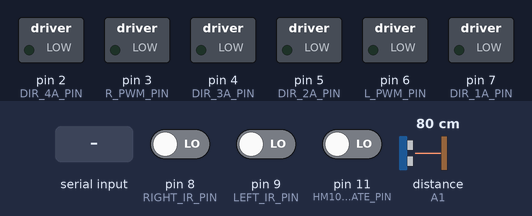
This program was run on a simulated Arduino Uno, built with avr-gcc and run on an emulated ATmega328P. On the bench: switched loads named in the program (green lamp = pin HIGH). Inputs (shaded band) come from the test bench; at power-on: pin 11 (HM10_STATE_PIN) LOW, pin 8 (RIGHT_IR_PIN) LOW, pin 9 (LEFT_IR_PIN) LOW, distance to the obstacle (sensor on A1) 80 cm. The echo pulse lasts 58.3 µs per cm; pins used as bus, display or sensor lines are not drawn.

Above: at 2.2 s.
2.3 s: pin 11 (HM10_STATE_PIN) driven HIGH
At 3.72 s:
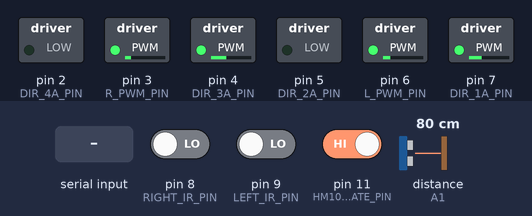
5.3 s: "90,45,200\n" received over the second serial link
At 6.5 s:
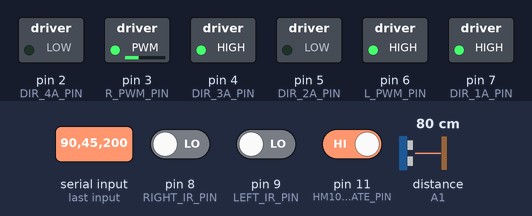
6.8 s: pin 11 (HM10_STATE_PIN) driven LOW
At 8.5 s:
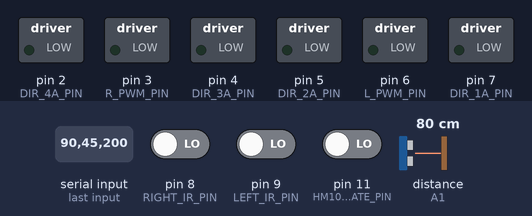
9.8 s: "30,150,10\n" received over the second serial link
At 11.0 s:
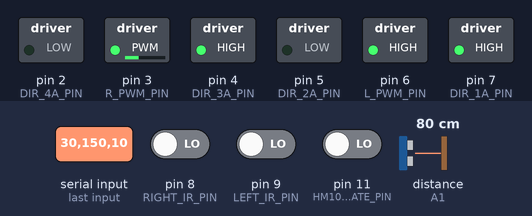
11.3 s: pin 8 (RIGHT_IR_PIN) driven HIGH and pin 11 (HM10_STATE_PIN) driven HIGH
At 13.5 s:
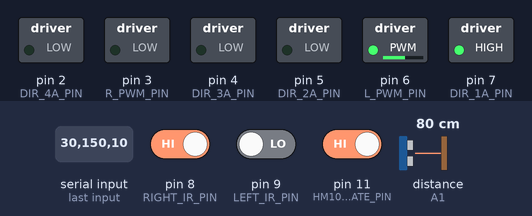
14.3 s: "30,150\n" received over the second serial link
At 14.7 s:
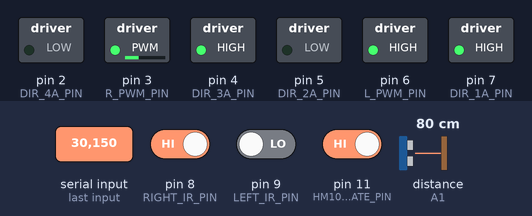
Timing chart, 0 to 16.8 s (numbered marks = the images above; inputs shaded):
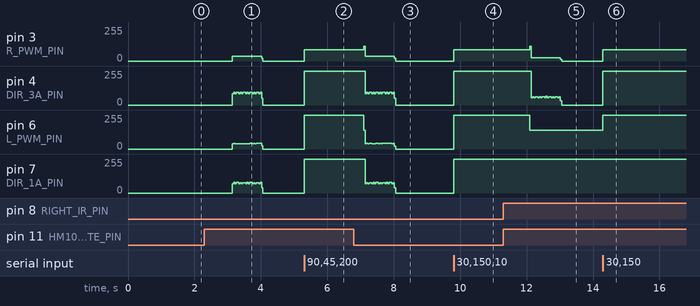

Measured:
- after the input at 5.3 s, pin 3 (R_PWM_PIN): 0/255 → 85/255 at once; pin 4 (DIR_3A_PIN), pin 6 (L_PWM_PIN), pin 7 (DIR_1A_PIN): 0/255 → 255/255 at once
- after the input at 9.8 s, pin 3 (R_PWM_PIN): 0/255 → 85/255 at once; pin 4 (DIR_3A_PIN), pin 6 (L_PWM_PIN), pin 7 (DIR_1A_PIN): 0/255 → 255/255 at once
- after the input at 14.3 s, pin 3 (R_PWM_PIN): 0/255 → 85/255 at once; pin 4 (DIR_3A_PIN): 0/255 → 255/255 at once; pin 6 (L_PWM_PIN): 140/255 → 255/255 at once

The program:

main.cpp
```cpp
#include <Arduino.h>
#include <SoftwareSerial.h>

// HC-SR04
#define TRIGGERPIN A0
#define ECHOPIN A1

// L298N
#define R_PWM_PIN 3
#define DIR_3A_PIN 4
#define DIR_4A_PIN 2
#define L_PWM_PIN 6
#define DIR_1A_PIN 7
#define DIR_2A_PIN 5
byte pins[] = { L_PWM_PIN, R_PWM_PIN, DIR_1A_PIN, DIR_2A_PIN, DIR_3A_PIN, DIR_4A_PIN };

// IR
#define RIGHT_IR_PIN 8
#define LEFT_IR_PIN 9

// HM-10 State
#define HM10_STATE_PIN 11

// HC-SR04 variables
const long DISTANCE_TIME_INTERVAL = 100;
unsigned long currentMillis = 0, distancePreviousTime = 0;
const long TRIGGER_LOW_TIME_INTERVAL = 5, TRIGGER_HIGH_TIME_INTERVAL = 10;
unsigned long currentMicros = 0, previousTriggerLowMicros = 0, previousTriggerHighMicros = 0;

// Obstacle avoidance
int DISTANCE_LIMIT = 15;
float distance = 0;
const long OBSTACLE_TIME_INTERVAL = 450;
unsigned long obstaclePreviousTime = 0;

// MH-10 Bluetooth
const long HM10_TIME_INTERVAL = 1000;
unsigned long hm10PreviousTime = 0;
byte hm10State = 0, hm10PrevState = 0, hm10StateIsConnected = -1;
int hm10ReceivedValue = 0;

// Bluetooth Data
char message[9] = { 0 };
int messageIndex = 0, splitIndex = 0;
int xAxisValue = 0, yAxisValue = 0;

// Software Serial for MH-10
SoftwareSerial softSerial(12, 13);  // RX, TX

// Found an obstacle state-machine
typedef enum {
  STATE_NONE,
  STATE_FOUND,
  STATE_STOP,
  STATE_BACKWARDS,
  STATE_TURN_RIGHT
 } ObstacleStates;

ObstacleStates currentObstacleState = STATE_NONE;

byte pwmValueLeft = 0;
byte enOneValue = LOW;
byte enTwoValue = LOW;
byte pwmValueRight = 0;
byte enThreeValue = LOW;
byte enFourValue = LOW;

void motorAction(
  byte enOnePin,
  byte enOneValue,
  byte enTwoPin,
  byte enTwoValue,
  byte pwmPin,
  byte pwmValue
);
void stopMotors();
void hm10ConnectionStatus();
void detectDistance();
void handleForward();
void handleFound();
void handleStop();
void handleBackwards();
void handleTurnRight();
void remoteControlledCar();
void sensorControlledCar();

void setup() {
  // HM-10
  pinMode(HM10_STATE_PIN, INPUT);
  // HC-SR04
  pinMode(TRIGGERPIN, OUTPUT);
  pinMode(ECHOPIN, INPUT);
  // L298N
  for (byte pin : pins) {
    pinMode(pin, OUTPUT);
  }
  // IR
  pinMode(LEFT_IR_PIN, INPUT);
  pinMode(RIGHT_IR_PIN, INPUT);

  // Serial
  softSerial.begin(9600);
  Serial.begin(115200);
  delay(1000);
}

void loop() {
  hm10ConnectionStatus();
  if (hm10StateIsConnected) {
    if (currentObstacleState != STATE_NONE) {
      currentObstacleState = STATE_NONE;
      stopMotors();
    }

    remoteControlledCar();
  } else {
    detectDistance();
    sensorControlledCar();
  }
}

void motorAction(byte enOnePin, byte enOneValue, byte enTwoPin, byte enTwoValue, byte pwmPin, byte pwmValue) {
  digitalWrite(enOnePin, enOneValue);
  digitalWrite(enTwoPin, enTwoValue);
  analogWrite(pwmPin, pwmValue);
}

void stopMotors() {
  // Serial.println("stopMotors");
  motorAction(DIR_1A_PIN, LOW, DIR_2A_PIN, LOW, L_PWM_PIN, 0);
  motorAction(DIR_3A_PIN, LOW, DIR_4A_PIN, LOW, R_PWM_PIN, 0);
}

void hm10ConnectionStatus() {
  hm10State = digitalRead(11);
  currentMillis = millis();
  if (currentMillis - hm10PreviousTime >= HM10_TIME_INTERVAL) {
    hm10PreviousTime = currentMillis;
    hm10StateIsConnected = hm10State == hm10PrevState;
    hm10PrevState = hm10State;
  }
}

void detectDistance() {
  currentMillis = millis();

  if (currentMillis - distancePreviousTime >= DISTANCE_TIME_INTERVAL) {
    distancePreviousTime = currentMillis;

    currentMicros = micros();
    if (currentMicros - previousTriggerLowMicros >= TRIGGER_LOW_TIME_INTERVAL) {
      previousTriggerLowMicros = currentMicros;
      digitalWrite(TRIGGERPIN, LOW);
    }

    if (currentMicros - previousTriggerHighMicros >= TRIGGER_HIGH_TIME_INTERVAL) {
      previousTriggerHighMicros = currentMicros;
      digitalWrite(TRIGGERPIN, HIGH);
    }

    if (currentMicros - previousTriggerLowMicros >= TRIGGER_LOW_TIME_INTERVAL) {
      previousTriggerLowMicros = currentMicros;
      digitalWrite(TRIGGERPIN, LOW);
    }
    distance = 1 / 29.154 * pulseIn(ECHOPIN, HIGH, 100000) / 2;
  }
}

void handleForward() {
  // Serial.println("goForward");
  motorAction(DIR_1A_PIN, HIGH, DIR_2A_PIN, LOW, L_PWM_PIN, 140);
  motorAction(DIR_3A_PIN, HIGH, DIR_4A_PIN, LOW, R_PWM_PIN, 110);

  // Stop left motor while ´LEFT_IR_PIN´ signal is low
  if (digitalRead(RIGHT_IR_PIN) == LOW) {
    motorAction(DIR_1A_PIN, LOW, DIR_2A_PIN, LOW, L_PWM_PIN, 0);
  }

  // Stop right motor while ´RIGHT_IR_PIN´ signal is low
  if (digitalRead(LEFT_IR_PIN) == LOW) {
    motorAction(DIR_3A_PIN, LOW, DIR_4A_PIN, LOW, R_PWM_PIN, 0);
  }

  // Add fix to avoid first distance read at 0 ´distance > 0´
  if (distance > 0 && distance <= DISTANCE_LIMIT) {
    // Serial.print(String(distance) + " <= " + String(DISTANCE_LIMIT));
    currentObstacleState = STATE_FOUND;
  }
}

void handleFound() {
  // Serial.print("STATE_FOUND ");
  // Serial.println(distance);
  currentObstacleState = STATE_STOP;
}

void handleStop() {
  stopMotors();

  if (currentMillis - obstaclePreviousTime >= OBSTACLE_TIME_INTERVAL) {
    obstaclePreviousTime = currentMillis;
    currentObstacleState = STATE_BACKWARDS;
  }
  // Serial.print("STATE_STOP ");
  // Serial.println(distance);
}

void handleBackwards() {
  // Serial.println("goBackwards");
  motorAction(DIR_1A_PIN, LOW, DIR_2A_PIN, HIGH, L_PWM_PIN, 150);
  motorAction(DIR_3A_PIN, LOW, DIR_4A_PIN, HIGH, R_PWM_PIN, 150);

  if (currentMillis - obstaclePreviousTime >= OBSTACLE_TIME_INTERVAL) {
    obstaclePreviousTime = currentMillis;
    currentObstacleState = STATE_TURN_RIGHT;
  }
  // Serial.print("STATE_BACKWARDS ");
  // Serial.println(distance);
}

void handleTurnRight() {
  // Serial.println("goRight");
  motorAction(DIR_1A_PIN, LOW, DIR_2A_PIN, HIGH, L_PWM_PIN, 120);
  motorAction(DIR_3A_PIN, HIGH, DIR_4A_PIN, LOW, R_PWM_PIN, 120);

  if (currentMillis - obstaclePreviousTime >= OBSTACLE_TIME_INTERVAL) {
    obstaclePreviousTime = currentMillis;
    currentObstacleState = STATE_NONE;
  }
  // Serial.print("STATE_TURN_RIGHT ");
  // Serial.println(distance);
}

void remoteControlledCar() {
  if (softSerial.available() > 0 && messageIndex < 9) {
    message[messageIndex++] = softSerial.read();
  } else if (messageIndex == 9) {
    char* splittedMessage = strtok(message, "-");
    while (splittedMessage != NULL) {
      splitIndex == 0 ? (xAxisValue = String(splittedMessage).toInt()) : (yAxisValue = String(splittedMessage).toInt());
      splittedMessage = strtok(NULL, "-");
      splitIndex += 1;
    }
    memset(message, '\0', 9);
    messageIndex = splitIndex = 0;
    // Serial.println("X: " + String(xAxisValue) + " Y: " + String(yAxisValue));

    if (yAxisValue < 410) {
        // Serial.println("Forward");
        pwmValueRight = pwmValueLeft = map(yAxisValue, 410, 0, 0, 255);
        // Serial.println(String(yAxisValue) + " " + String(pwmValueRight));
        enOneValue = HIGH;
        enTwoValue = LOW;
        enThreeValue = HIGH;
        enFourValue = LOW;

        if (xAxisValue < 410) {
          // Serial.println("Left");
          pwmValueRight = map(yAxisValue, 410, 0, 0, 255) / 3;
        } else if (xAxisValue > 614) {
          // Serial.println("Right");
          pwmValueLeft = map(yAxisValue, 410, 0, 0, 255) / 3;
        }
    } else if (yAxisValue > 614) {
        // Serial.println("Backwards");
        pwmValueRight = pwmValueLeft = map(yAxisValue, 614, 1023, 0, 255);
        // Serial.println(String(yAxisValue) + " " + String(pwmValueRight));
        enOneValue = LOW;
        enTwoValue = HIGH;
        enThreeValue = LOW;
        enFourValue = HIGH;

        if (xAxisValue < 410) {
          // Serial.println("Left");
          pwmValueRight = map(yAxisValue, 614, 1023, 0, 255) / 3;
        } else if (xAxisValue > 614) {
          // Serial.println("Right");
          pwmValueLeft = map(yAxisValue, 614, 1023, 0, 255) / 3;
        }
    } else if (yAxisValue >= 410 && yAxisValue <= 614 && xAxisValue >= 410 && xAxisValue <= 614) {
      // Serial.println("YX stop");
      pwmValueLeft = 0;
      pwmValueRight = 0;
      enOneValue = LOW;
      enTwoValue = LOW;
      enThreeValue = LOW;
      enFourValue = LOW;
    // } else if (xAxisValue < 255) {
    //   pwmValueLeft = map(yAxisValue, 255, 0, 0, 255);
    //   pwmValueRight = map(yAxisValue, 255, 0, 0, 255);
    //   Serial.println("Just Left");
    //   enOneValue = HIGH;
    //   enTwoValue = LOW;
    //   enThreeValue = LOW;
    //   enFourValue = LOW;
    // } else if (xAxisValue > 767) {
    //   pwmValueLeft = map(yAxisValue, 255, 0, 0, 255);
    //   pwmValueRight = map(yAxisValue, 255, 0, 0, 255);
    //   Serial.println("Just Right");
    //   enOneValue = LOW;
    //   enTwoValue = LOW;
    //   enThreeValue = HIGH;
    //   enFourValue = LOW;
    }

    motorAction(DIR_1A_PIN, enOneValue, DIR_2A_PIN, enTwoValue, L_PWM_PIN, pwmValueLeft);
    motorAction(DIR_3A_PIN, enThreeValue, DIR_4A_PIN, enFourValue, R_PWM_PIN, pwmValueRight);
  }
}

void sensorControlledCar() {
  currentMillis = millis();
  switch (currentObstacleState) {
    case STATE_NONE:
      handleForward();
      break;
    case STATE_FOUND:
      handleFound();
      break;
    case STATE_STOP:
      handleStop();
      break;
    case STATE_BACKWARDS:
      handleBackwards();
      break;
    case STATE_TURN_RIGHT:
      handleTurnRight();
      break;
    }
}
```
